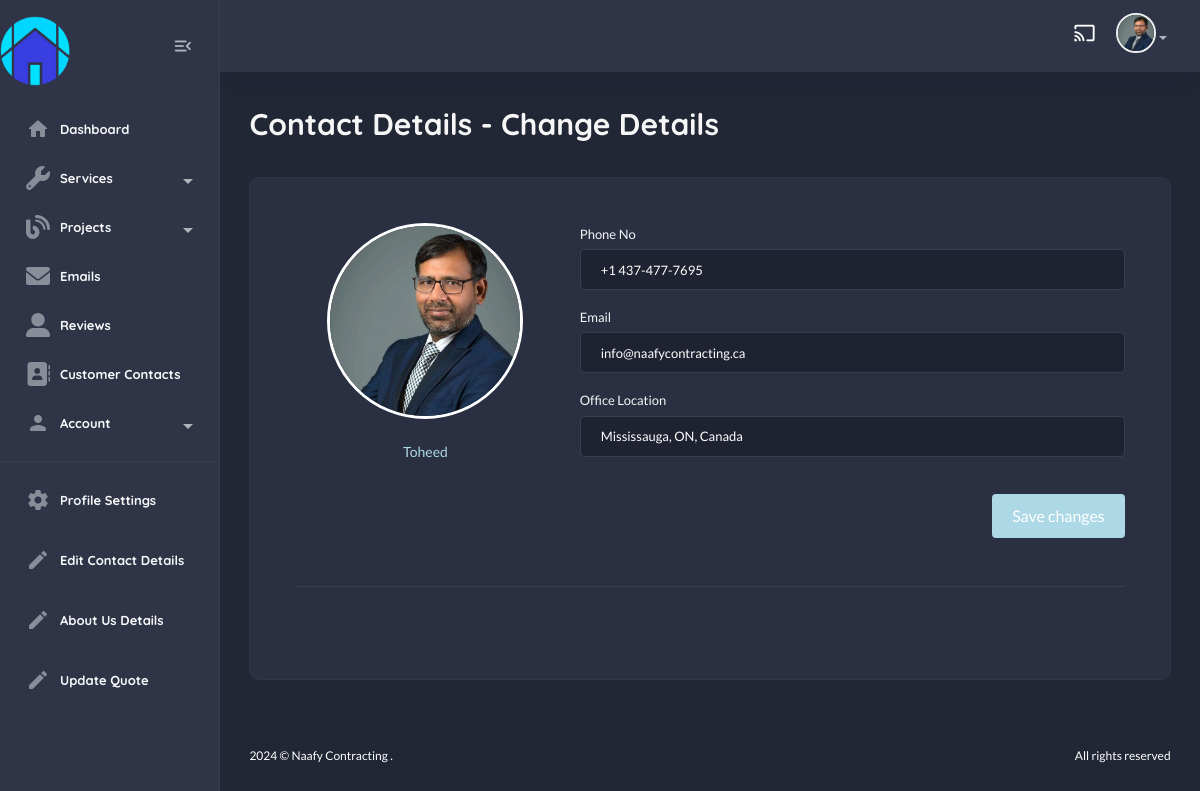
/useradmin/edit-contact-details/ (signed in), run on the app's committed database.
### useradmin/models.py (models this page shows, shortened)
class Profile(models.Model):
    user = models.OneToOneField(User, on_delete=models.CASCADE)
    first_name = models.CharField(max_length=255, blank=True, null=True)
    last_name = models.CharField(max_length=255, blank=True, null=True)
    email = models.EmailField(max_length=255, blank=True, null=True)
    bio = models.TextField(default="This is My Bio!")
    address = models.CharField(max_length=255, blank=True, null=True)
    profile_image = models.ImageField(upload_to='profile_images/', blank=True, null=True)
    last_updated = models.DateTimeField(auto_now=True)

### contact/models.py (models this page shows, shortened)
class ContactDetails(models.Model):
    phone_no = models.CharField(max_length=20, default="+123 456 7890")
    email = models.EmailField(unique=True)
    office_location = models.CharField(max_length=100)

### useradmin/views.py (the view)
# urls.py: path("edit-contact-details/", views.edit_contact_details, name="contact-details"),
@login_required
def edit_contact_details(request):
    contact_details = ContactDetails.objects.first()
    if request.method == "POST":
        form = ContactDetailsForm(request.POST, instance=contact_details)
        if form.is_valid():
            form.save()
            messages.success(request, "Edited Successfully!")
            return redirect("useradmin:contact-details")
        else:
            messages.error(request, "Oops! Something went Wrong!")
    else:
        form = ContactDetailsForm(instance=contact_details)
    return render(request, "useradmin/edit-contact-details.html", {"form":form})

### home/context_processors.py (called while the page is built)
def default(request):
    contact_details = ContactDetails.objects.first()
    return {
        "contact_details" : contact_details,
    }

### templates/useradmin/edit-contact-details.html (shortened to what this page needs)
{% extends "useradmin/base.html" %}
    {% load static %}
        {% block content %}
            <section class="content-main">
                <div class="content-header">
                    <h2 class="content-title">Contact Details - Change Details</h2>
                </div>
                <div class="card">
                    <div class="card-body">
                        <div class="row gx-5">
                            <div class="col-lg-12">
                                <section class="content-body p-xl-4">
                                    <form method="POST">
                                        <div class="row">
                                            <aside class="col-lg-4">
                                                <figure class="text-lg-center">
                                                    {% if request.user.profile.profile_image %}
                                                    <img class="img-lg mb-3 img-avatar" src="{{request.user.profile.profile_image.url}}" alt="User Photo" />
                                                    {% endif %}
                                                    <figcaption>
                                                        <p class="text-brand">{{request.user.profile.last_name}} </p>
                                                    </figcaption>
                                                </figure>
                                            </aside>
                                            <div class="col-lg-8">
                                                <div class="row gx-3">
                                                    <div class="col-lg-12 mb-3">
                                                        <label class="form-label">Phone No</label>
                                                        {{form.phone_no}}
                                                    </div>
                                                    <div class="col-lg-12 mb-3">
                                                        <label class="form-label">Email</label>
                                                        {{form.email}}
                                                    </div>
                                                    <div class="col-lg-12 mb-3">
                                                        <label class="form-label">Office Location</label>
                                                        {{form.office_location}}
                                                    </div>
                                                </div>
                                            </div>
                                        </div>
                                        <br />
                                        {% if request.user.is_authenticated %}
                                        <div class="text-end">
                                            <button class="btn button-hover-effect" type="submit">Save changes</button>
                                        </div>
                                        {% endif %}
                                    </form>
                                    <hr class="my-5" />
                                </section>
                            </div>
                        </div>
                    </div>
                </div>
            </section>
        {% endblock content%}

### templates/useradmin/base.html (shortened to what this page needs)
{% load static %}
<!DOCTYPE html>
<html lang="en">
    <head>
        <link href="{% static 'assets1/css/main.css' %}" rel="stylesheet" type="text/css" />
        <link rel="stylesheet" href="https://use.fontawesome.com/releases/v5.15.4/css/all.css">
        <link rel="stylesheet" href="{% static 'css/custom.css' %}" type="text/css">
        <link rel="stylesheet" href="https://cdnjs.cloudflare.com/ajax/libs/font-awesome/6.0.0/css/all.min.css">
    </head>
    <body class="dark">
        <aside class="navbar-aside" id="offcanvas_aside">
            <div class="d-flex justify-content-center align-items-center">
                <a href="{% url 'home:home' %}" target="_blank" class="brand-wrap">
                    <img src="{% static 'img/logo.png' %}" class="logo mr-100 mt-3" width="70px" alt="Naafy Dashboard" />
                </a>
                <div class="mx-3">
                    <button class="btn btn-icon btn-aside-minimize">
                        <i class="text-muted material-icons md-menu_open"></i>
                    </button>
                </div>
            </div>
            <nav>
                <ul class="menu-aside">
                    <li class="menu-item {% url 'useradmin:dashboard' as dashboard_url %} {% if request.path == dashboard_url %}active{% endif %}">
                        <a class="menu-link" href="{% url 'useradmin:dashboard' %}">
                            <i class="icon material-icons md-home"></i>
                            <span class="text">Dashboard</span>
                        </a>
                    </li>
                    <li class="menu-item has-submenu">
                        <a class="menu-link" href="#">
                            <i class="icon fas fa-wrench"></i>
                            <span class="text">Services</span>
                        </a>
                    </li>
                    <li class="menu-item has-submenu">
                        <a class="menu-link" href="#">
                            <i class="icon fas fa-blog"></i>
                            <span class="text">Projects</span>
                        </a>
                    </li>
                    <li class="menu-item {% url 'useradmin:email-list' as email_list_url %} {% if request.path == email_list_url %}active{% endif %}">
                        <a class="menu-link" href="{% url 'useradmin:email-list' %}">
                            <i class="icon fas fa-envelope"></i>
                            <span class="text">Emails</span>
                        </a>
                    </li>
                    <li class="menu-item {% url 'useradmin:reviews-list' as reviews_list_url %} {% if request.path == reviews_list_url %}active{% endif %}">
                        <a class="menu-link" href="{% url 'useradmin:reviews-list' %}">
                            <i class="icon fas fa-user-alt"></i>
                            <span class="text">Reviews</span>
                        </a>
                    </li>
                    <li class="menu-item {% url 'useradmin:contact-list' as contact_list_url %} {% if request.path == contact_list_url %}active{% endif %}">
                        <a class="menu-link" href="{% url 'useradmin:contact-list' %}">
                            <i class="icon fas fa-address-book"></i>
                            <span class="text">Customer Contacts</span>
                        </a>
                    </li>
                        <li class="menu-item has-submenu">
                            <a class="menu-link">
                                <i class="icon material-icons md-person"></i>
                                <span class="text">Account</span>
                            </a>
                </ul>
                <hr />
                <ul class="menu-aside">
                    <li class="menu-item">
                        <a class="menu-link" href="{% url "useradmin:profile" %}">
                            <i class="icon material-icons md-settings"></i>
                            <span class="text">Profile Settings</span>
                        </a>
                    </li>
                </ul>
                <ul class="menu-aside">
                    <li class="menu-item">
                        <a class="menu-link" href="{% url "useradmin:contact-details" %}">
                            <i class="icon material-icons md-edit"></i>
                            <span class="text">Edit Contact Details</span>
                        </a>
                    </li>
                </ul>
                <ul class="menu-aside">
                    <li class="menu-item">
                        <a class="menu-link" href="{% url "useradmin:about-us" %}">
                            <i class="icon material-icons md-edit"></i>
                            <span class="text">About Us Details</span>
                        </a>
                    </li>
                </ul>
                <ul class="menu-aside">
                    <li class="menu-item">
                        <a class="menu-link" href="{% url "useradmin:quote-view" %}">
                            <i class="icon material-icons md-edit"></i>
                            <span class="text">Update Quote</span>
                        </a>
                    </li>
                </ul>
                <br />
                <br />
            </nav>
        </aside>
        <main class="main-wrap">
            <header class="main-header navbar">
                <div class="col-nav ms-auto">
                    <ul class="nav ms-auto">
                        <li class="nav-item">
                            <a href="#" class="requestfullscreen nav-link btn-icon"><i class="material-icons md-cast"></i></a>
                        </li>
                        <li class="dropdown nav-item">
                            {% if request.user.profile.profile_image %}
                            <a class="dropdown-toggle" data-bs-toggle="dropdown" href="#" id="dropdownAccount" aria-expanded="false"> <img class="img-xs rounded-circle" src="{{request.user.profile.profile_image.url}}" alt="User" /></a>
                            {% endif %}
                        </li>
                    </ul>
                </div>
            </header>
            {% block content %}
            {% endblock content %}
            <footer class="main-footer font-xs">
                <div class="row pb-30 pt-15">
                    <div class="col-sm-6">
                        &copy; Naafy Contracting .
                    </div>
                    <div class="col-sm-6">
                        <div class="text-sm-end">All rights reserved</div>
                    </div>
                </div>
            </footer>
        </main>
    </body>
</html>

### static/css/custom.css (style rules this page uses)
.button-hover-effect { background-color: #ADD8E6; border: none; color: white; padding: 10px 20px; font-size: 16px; cursor: pointer; transition: background-color 0.4s ease-in-out, transform 0.3s ease; position: relative; overflow: hidden; }
.button-hover-effect::before { content: ''; position: absolute; top: 0; left: -100%; width: 100%; height: 100%; background-color: #6F9ACB; transition: left 0.4s ease; z-index: -1; }

### data on the page
ContactDetails: phone_no "+1 437-477-7695", email "info@naafycontracting.ca", office_location "Mississauga, ON, Canada"

### other printed values
{{ request.user.profile.last_name }} "Toheed"
